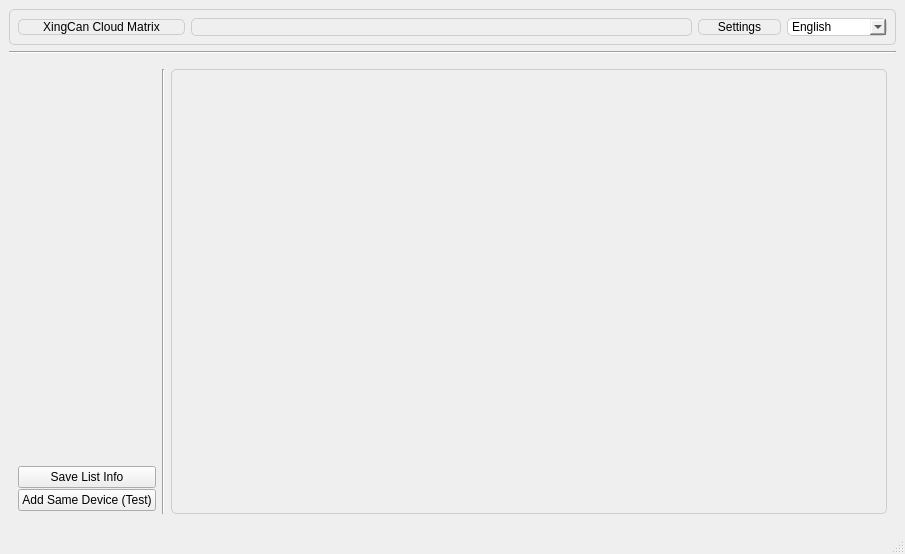
<?xml version="1.0" encoding="UTF-8"?>
<ui version="4.0">
 <class>MainWindow</class>
 <widget class="QMainWindow" name="MainWindow">
  <property name="geometry">
   <rect>
    <x>0</x>
    <y>0</y>
    <width>905</width>
    <height>554</height>
   </rect>
  </property>
  <property name="maximumSize">
   <size>
    <width>16777215</width>
    <height>16777215</height>
   </size>
  </property>
  <property name="windowTitle">
   <string>MainWindow</string>
  </property>
  <widget class="QWidget" name="centralwidget">
   <layout class="QVBoxLayout" name="verticalLayout" stretch="1,0,15">
    <property name="leftMargin">
     <number>9</number>
    </property>
    <property name="topMargin">
     <number>9</number>
    </property>
    <property name="rightMargin">
     <number>9</number>
    </property>
    <property name="bottomMargin">
     <number>9</number>
    </property>
    <item>
     <widget class="QWidget" name="topwidget" native="true">
      <property name="styleSheet">
       <string notr="true">border: 1px solid #CDCDCD; border-radius: 5px;</string>
      </property>
      <layout class="QHBoxLayout" name="horizontalLayout_2" stretch="2,6,1,0">
       <item>
        <widget class="QPushButton" name="pushButton_3">
         <property name="text">
          <string>XingCan Cloud Matrix</string>
         </property>
        </widget>
       </item>
       <item>
        <widget class="ToolForm" name="shortcutwidget" native="true"/>
       </item>
       <item>
        <widget class="QPushButton" name="configbutton">
         <property name="text">
          <string>Settings</string>
         </property>
        </widget>
       </item>
       <item>
        <widget class="QComboBox" name="languageComboBox">
         <property name="minimumSize">
          <size>
           <width>100</width>
           <height>0</height>
          </size>
         </property>
         <property name="toolTip">
          <string>Switch Language</string>
         </property>
         <item>
          <property name="text">
           <string>English</string>
          </property>
         </item>
         <item>
          <property name="text">
           <string>简体中文</string>
          </property>
         </item>
        </widget>
       </item>
      </layout>
     </widget>
    </item>
    <item>
     <widget class="Line" name="line">
      <property name="orientation">
       <enum>Qt::Horizontal</enum>
      </property>
     </widget>
    </item>
    <item>
     <widget class="QWidget" name="middlewidget" native="true">
      <property name="maximumSize">
       <size>
        <width>16777215</width>
        <height>16777215</height>
       </size>
      </property>
      <property name="styleSheet">
       <string notr="true"/>
      </property>
      <layout class="QHBoxLayout" name="horizontalLayout" stretch="1,0,6">
       <item>
        <widget class="QWidget" name="leftwidget" native="true">
         <layout class="QVBoxLayout" name="verticalLayout_2" stretch="8,1">
          <property name="spacing">
           <number>0</number>
          </property>
          <property name="leftMargin">
           <number>0</number>
          </property>
          <property name="topMargin">
           <number>0</number>
          </property>
          <property name="rightMargin">
           <number>0</number>
          </property>
          <property name="bottomMargin">
           <number>0</number>
          </property>
          <item>
           <widget class="CustomTreeWidget" name="treewidget" native="true"/>
          </item>
          <item>
           <widget class="QWidget" name="logwidget" native="true">
            <layout class="QVBoxLayout" name="verticalLayout_3">
             <property name="spacing">
              <number>0</number>
             </property>
             <property name="leftMargin">
              <number>0</number>
             </property>
             <property name="topMargin">
              <number>0</number>
             </property>
             <property name="rightMargin">
              <number>0</number>
             </property>
             <property name="bottomMargin">
              <number>0</number>
             </property>
             <item>
              <widget class="QPushButton" name="pushButton_2">
               <property name="text">
                <string>Save List Info</string>
               </property>
              </widget>
             </item>
             <item>
              <widget class="QPushButton" name="pushButton">
               <property name="text">
                <string>Add Same Device (Test)</string>
               </property>
              </widget>
             </item>
            </layout>
           </widget>
          </item>
         </layout>
        </widget>
       </item>
       <item>
        <widget class="Line" name="line_2">
         <property name="orientation">
          <enum>Qt::Vertical</enum>
         </property>
        </widget>
       </item>
       <item>
        <widget class="QWidget" name="centerwidget" native="true">
         <property name="maximumSize">
          <size>
           <width>1200</width>
           <height>16777215</height>
          </size>
         </property>
         <property name="styleSheet">
          <string notr="true">border: 1px solid #CDCDCD; border-radius: 5px;</string>
         </property>
         <layout class="QHBoxLayout" name="horizontalLayout_3" stretch="0">
          <property name="spacing">
           <number>0</number>
          </property>
          <property name="leftMargin">
           <number>0</number>
          </property>
          <property name="topMargin">
           <number>0</number>
          </property>
          <property name="rightMargin">
           <number>0</number>
          </property>
          <property name="bottomMargin">
           <number>0</number>
          </property>
          <item>
           <layout class="QGridLayout" name="gridLayout" rowstretch="0" columnstretch="0" rowminimumheight="0">
            <property name="leftMargin">
             <number>1</number>
            </property>
            <property name="topMargin">
             <number>1</number>
            </property>
            <property name="rightMargin">
             <number>1</number>
            </property>
            <property name="bottomMargin">
             <number>1</number>
            </property>
            <property name="spacing">
             <number>1</number>
            </property>
           </layout>
          </item>
         </layout>
        </widget>
       </item>
      </layout>
     </widget>
    </item>
   </layout>
  </widget>
  <widget class="QMenuBar" name="menubar">
   <property name="geometry">
    <rect>
     <x>0</x>
     <y>0</y>
     <width>905</width>
     <height>23</height>
    </rect>
   </property>
  </widget>
  <widget class="QStatusBar" name="statusbar"/>
 </widget>
 <customwidgets>
  <customwidget>
   <class>CustomTreeWidget</class>
   <extends>QWidget</extends>
   <header>CustomTreeWidget.h</header>
   <container>1</container>
  </customwidget>
  <customwidget>
   <class>ToolForm</class>
   <extends>QWidget</extends>
   <header location="global">toolform.h</header>
   <container>1</container>
  </customwidget>
 </customwidgets>
 <resources/>
 <connections/>
</ui>
